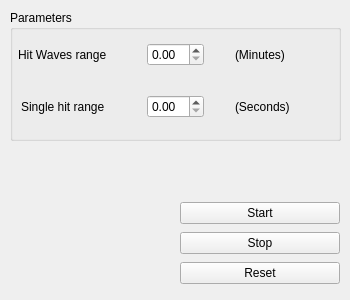
<?xml version="1.0" encoding="UTF-8"?>
<ui version="4.0">
 <class>SpawnerView</class>
 <widget class="QWidget" name="SpawnerView">
  <property name="geometry">
   <rect>
    <x>0</x>
    <y>0</y>
    <width>350</width>
    <height>300</height>
   </rect>
  </property>
  <property name="windowTitle">
   <string>Form</string>
  </property>
  <widget class="QGroupBox" name="SParameters">
   <property name="geometry">
    <rect>
     <x>10</x>
     <y>10</y>
     <width>331</width>
     <height>131</height>
    </rect>
   </property>
   <property name="title">
    <string>Parameters</string>
   </property>
   <widget class="QWidget" name="gridLayoutWidget">
    <property name="geometry">
     <rect>
      <x>0</x>
      <y>10</y>
      <width>331</width>
      <height>121</height>
     </rect>
    </property>
    <layout class="QGridLayout" name="gridLayout">
     <item row="1" column="2" alignment="Qt::AlignLeft">
      <widget class="QLabel" name="sec">
       <property name="text">
        <string>(Seconds)</string>
       </property>
      </widget>
     </item>
     <item row="1" column="0" alignment="Qt::AlignHCenter">
      <widget class="QLabel" name="SHRName">
       <property name="text">
        <string>Single hit range</string>
       </property>
      </widget>
     </item>
     <item row="1" column="1" alignment="Qt::AlignHCenter">
      <widget class="QDoubleSpinBox" name="SHRange"/>
     </item>
     <item row="0" column="0" alignment="Qt::AlignHCenter">
      <widget class="QLabel" name="HIRName">
       <property name="text">
        <string>Hit Waves range</string>
       </property>
      </widget>
     </item>
     <item row="0" column="1" alignment="Qt::AlignHCenter">
      <widget class="QDoubleSpinBox" name="HWRange"/>
     </item>
     <item row="0" column="2" alignment="Qt::AlignLeft">
      <widget class="QLabel" name="min">
       <property name="text">
        <string>(Minutes)</string>
       </property>
      </widget>
     </item>
    </layout>
   </widget>
  </widget>
  <widget class="QWidget" name="verticalLayoutWidget">
   <property name="geometry">
    <rect>
     <x>180</x>
     <y>200</y>
     <width>160</width>
     <height>89</height>
    </rect>
   </property>
   <layout class="QVBoxLayout" name="verticalLayout">
    <item>
     <widget class="QPushButton" name="start">
      <property name="text">
       <string>Start</string>
      </property>
     </widget>
    </item>
    <item>
     <widget class="QPushButton" name="stop">
      <property name="text">
       <string>Stop</string>
      </property>
     </widget>
    </item>
    <item>
     <widget class="QPushButton" name="reset">
      <property name="text">
       <string>Reset</string>
      </property>
     </widget>
    </item>
   </layout>
  </widget>
 </widget>
 <resources/>
 <connections/>
</ui>
